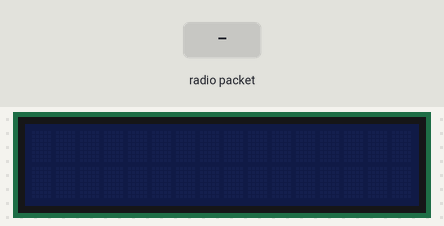
This sketch was run on a simulated ESP32. Parts: 16×2 character LCD. The inputs (shaded band) are chosen by the test bench. WiFi joins after 1.5 s; servers stay silent unless stated; no radio packets arrive unless stated; what the sketch prints to the serial monitor is not drawn.

Above: at 4.7 s.
4.8 s: radio packet "TEMPERATURE" arrives
At 7.4 s:
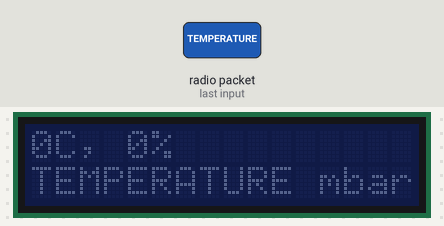
7.8 s: radio packet "10" arrives
At 10.6 s:
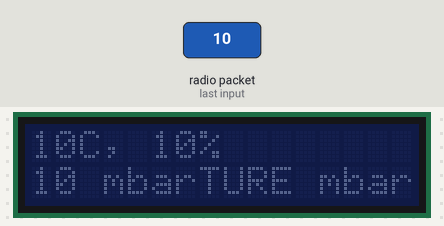
10.8 s: radio packet "5" arrives
At 13.6 s:
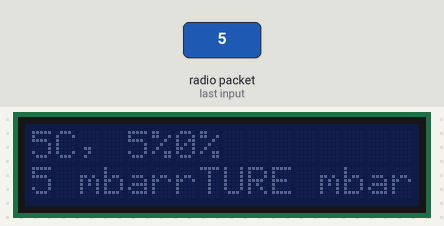
13.8 s: radio packet "200" arrives
At 16.6 s:
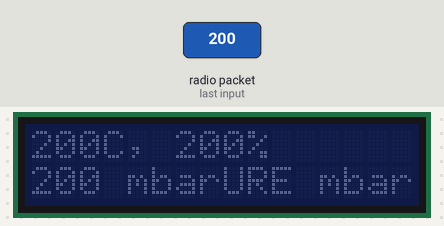
16.8 s: radio packet "90" arrives
At 19.6 s:
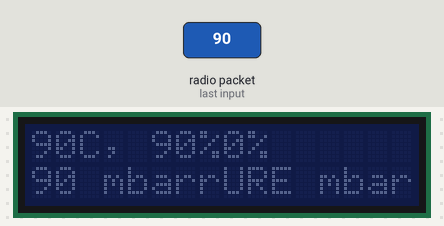
19.8 s: radio packet "HUMIDITY" arrives
At 23.4 s:
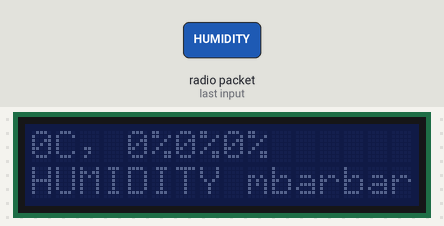
Timing chart, 0 to 23.8 s (numbered marks = the images above; inputs shaded):
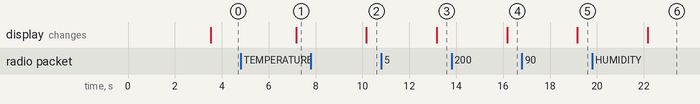

The sketch:

DHT11_Web_Server_Penerima.ino
```cpp
#include <LiquidCrystal_I2C.h>
LiquidCrystal_I2C lcd (0x27, 16, 2);


// Import Wi-Fi library
#include <WiFi.h>
const char* ssid = "monggo";
const char* pass = "";
WiFiClient client;
void startwifi() {
    WiFi.begin(ssid, pass);
    while (WiFi.status()!= WL_CONNECTED){
      delay(500);
      Serial.println("Connecting to WiFi..");
      }
    Serial.print ("Connected to ");
    Serial.println (ssid);
  }

//THINGSPEAK
#include <ThingSpeak.h>
const char *server = "api.thingspeak.com";
unsigned long myChannelNumber = 2055625;
const char *myWriteAPIKey = "QB01ZGMAO4Q7UW6M";
void startthingspeak() {
  ThingSpeak.begin(client);
  }

//FIREBASE
#include <FirebaseESP32.h>

#define FIREBASE_HOST "percobaan-skripsi-b11ef-default-rtdb.firebaseio.com"
#define FIREBASE_AUTH "21Yub1CmEcOv61n5H8kdJmvY7RjrybDzzARsNpIU"

FirebaseData fbdo;

void startfirebase() {
    Firebase.begin(FIREBASE_HOST, FIREBASE_AUTH);
    Firebase.reconnectWiFi(true);
  }

//Libraries for LoRa
#include <SPI.h>
#include <LoRa.h>

//Libraries for OLED Display
#include <Wire.h>

// Libraries to get time from NTP Server

//define the pins used by the LoRa transceiver module
#define ss 17
#define rst 16
#define dio0 15

#define BAND 915E6    //433E6 for Asia, 866E6 for Europe, 915E6 for North America

// Variables to save date and time
String formattedDate;
String day;
String hour;
String timestamp;


// Initialize variables to get and save LoRa data
int rssi;
String loRaMessage;
String temperature;
String humidity;
String tekanan;
String readingID;

// Replaces placeholder with DHT values
String processor(const String& var){
  //Serial.println(var);
  if(var == "TEMPERATURE"){
    return temperature;
  }
  else if(var == "HUMIDITY"){
    return humidity;
  }
  else if(var == "TIMESTAMP"){
    return timestamp;
  }
  else if (var == "RRSI"){
    return String(rssi);
  }
  return String();
}

//Initialize LoRa module
void startLoRA(){
  int counter;

  //setup LoRa transceiver module
  LoRa.setPins(ss, rst, dio0); //setup LoRa transceiver module

  while (!LoRa.begin(BAND) && counter < 10) {
    Serial.print(".");
    counter++;
    delay(500);
  }
  if (counter == 10) {
    // Increment readingID on every new reading
    Serial.println("Starting LoRa failed!");
  }
  Serial.println("LoRa Initialization OK!");
  delay(2000);
}

// Read LoRa packet and get the sensor readings
void getLoRaData() {
  //Serial.print("Lora packet received: ");
  // Read packet
  while (LoRa.available()) {
    String LoRaData = LoRa.readString();
    // LoRaData format: readingID/temperature&soilMoisture#batterylevel
    // String example: 1/27.43&654#95.34
    //Serial.print(LoRaData);

    // Get readingID, temperature and moisture
    int pos1 = LoRaData.indexOf('/');
    int pos2 = LoRaData.indexOf('&');
    int pos3 = LoRaData.indexOf('#');
    readingID = LoRaData.substring(0, pos1);

    Serial.println ("Receiving...................... ");
    temperature = LoRaData.substring(pos1 +1, pos2);
    int suhuint= temperature.toInt();
    Serial.print("suhu = ");
    Serial.print(suhuint);
    Serial.println(" °C ");
    ThingSpeak.writeField(myChannelNumber, 1, suhuint, myWriteAPIKey);
    Firebase.setInt(fbdo,"/Value/suhu", suhuint);

    humidity = LoRaData.substring(pos2+1, pos3);
    int humint= humidity.toInt();
    Serial.print("kelembaban = ");
    Serial.print(humint);
    Serial.println(" % ");
    ThingSpeak.writeField(myChannelNumber, 2, humint, myWriteAPIKey);
    Firebase.setInt(fbdo,"/Value/kelembaban", humint);

    tekanan = LoRaData.substring(pos3+1, LoRaData.length());
    int tekananint= tekanan.toInt();
    Serial.print("tekanan = ");
    Serial.print(tekananint);
    Serial.println(" mbar ");
    ThingSpeak.writeField(myChannelNumber, 3, tekananint, myWriteAPIKey);
    Firebase.setInt(fbdo,"/Value/tekanan", tekananint);

    lcd.setCursor(0,0);
    lcd.print(suhuint); lcd.print("C, "); lcd.print(humint); lcd.print("%");

    lcd.setCursor(0,1);
    lcd.print(tekanan); lcd.print(" mbar");
  }
  // Get RSSI
  rssi = LoRa.packetRssi();
  Serial.print(" with RSSI ");
  Serial.println(rssi);
}

void setup() {
  // Initialize Serial Monitor
    Serial.begin(115200);
    startwifi();
    startfirebase();
    startLoRA();
    startthingspeak();
    lcd.init();

    }

void loop() {
  // Check if there are LoRa packets available
  int packetSize = LoRa.parsePacket();
  if (packetSize) {
    getLoRaData();
  }
}
```

Measured:
- after the input at 4.8 s, the display: changes after 2.4 s (image 1)
- after the input at 7.8 s, the display: changes after 2.4 s (image 2)
- after the input at 10.8 s, the display: changes after 2.4 s (image 3)
- after the input at 13.8 s, the display: changes after 2.4 s (image 4)
- after the input at 16.8 s, the display: changes after 2.4 s (image 5)
- after the input at 19.8 s, the display: changes after 2.4 s (image 6)
